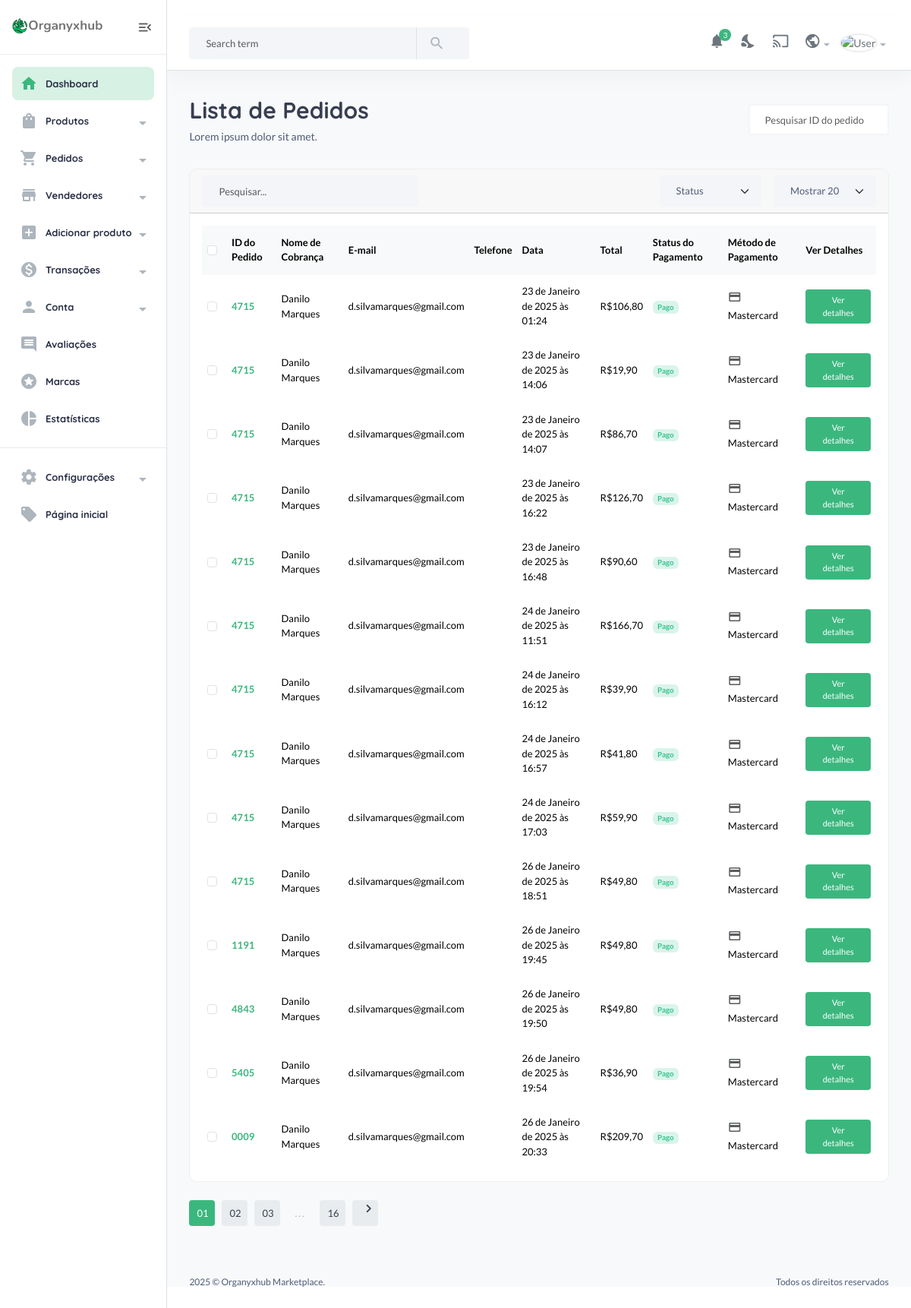
Before: /useradmin/pedidos/ with the older database file.
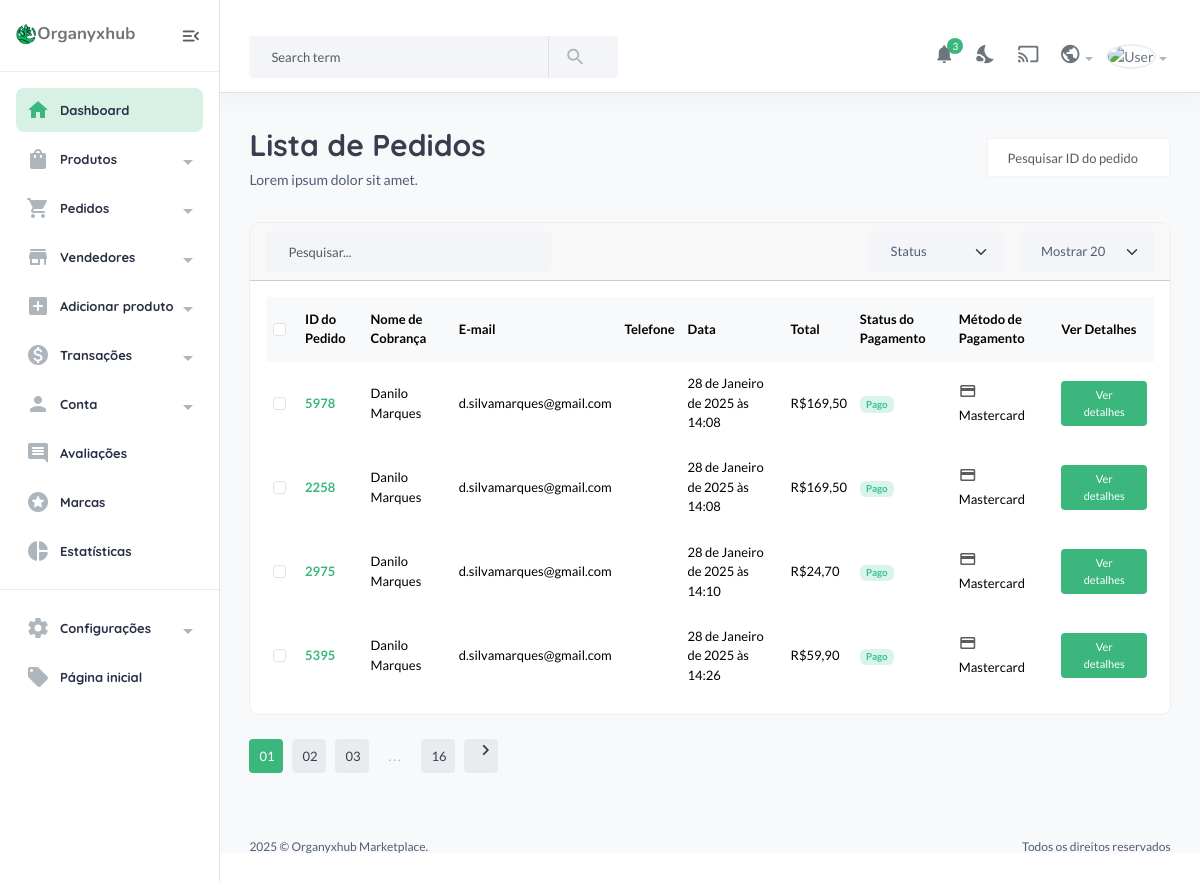
After: the same page with the newer database file.
### core/models.py (models this page shows, shortened)
class PedidoCarrinho(models.Model):
    user = models.ForeignKey(User, on_delete=models.CASCADE) # Chave estrangeira para o modelo User, definindo o usuário que fez o pedido. Se o usuário for excluído, o pedido também será excluído.
    nome = models.CharField(max_length=200, null=True, blank=True) # Nome do cliente, permite valores nulos e em branco.
    email = models.EmailField(max_length=200, null=True, blank=True) # Email do cliente, permite valores nulos e em branco.
    telefone = models.CharField(max_length=20, null=True, blank=True) # Número de telefone do cliente, permite valores nulos e em branco.
    endereco = models.CharField(max_length=200, null=True, blank=True) # Endereço do cliente, permite valores nulos e em branco.
    cidade = models.CharField(max_length=200, null=True, blank=True) # Cidade do cliente, permite valores nulos e em branco.
    estado = models.CharField(max_length=200, null=True, blank=True) # Estado do cliente, permite valores nulos e em branco.
    cep = models.CharField(max_length=9, null=True)
    status_pagamento = models.BooleanField(default=False) # Campo booleano indicando se o pagamento foi feito, padrão False.
    sku = ShortUUIDField(unique=False, length=4, max_length=10, prefix="sku", alphabet="1234567890") # Campo ShortUUID para SKU, não único.
    orderid = ShortUUIDField(unique=False, length=4, max_length=10, alphabet="1234567890") # Campo ShortUUID para ID do pedido, não único.
    preco = models.DecimalField(max_digits=10, decimal_places=2, default=1.99) # Preço total do pedido, padrão 1.99.
    desconto = models.DecimalField(max_digits=10, decimal_places=2, default=1.99) # Desconto aplicado ao pedido, padrão 1.99.
    data_pedido = models.DateTimeField(auto_now_add=True) # Registra automaticamente a data e hora do pedido.
    status_produto = models.CharField(choices=STATUS_CHOICES, max_length=30, default="processing") # Status do pedido, as opções são definidas em STATUS_CHOICES.
    coupons = models.ManyToManyField('Coupon', blank=True) # Relacionamento muitos-para-muitos com o modelo Coupon, permitindo múltiplos cupons por pedido.
    num_fatura = models.CharField(max_length=255, blank=True, null=True) # Número da fatura, permite valores nulos e em branco.
    payment_date = models.DateTimeField(null=True, blank=True) # Data e hora do pagamento, permite valores nulos e em branco.
    metodo_entrega = models.CharField(max_length=100, choices=[('delivery', 'Entrega'), ('pickup', 'Retirada')], default='delivery') # Método de entrega, as opções são 'delivery' ou 'pickup'.
    id_rastreamento = models.CharField(max_length=255, blank=True, null=True) # ID de rastreamento, permite valores nulos e em branco.
    impostos = models.DecimalField(max_digits=10, decimal_places=2, default=0.00) # Valor dos impostos, padrão 0.00.
    taxas = models.DecimalField(max_digits=10, decimal_places=2, default=0.00) # Valor das taxas, padrão 0.00.
    class Meta:
        verbose_name_plural = "Pedidos"

### userauths/models.py (models this page shows)
class User(AbstractUser):
    email = models.EmailField(unique=True)
    username = models.CharField(max_length=100)
    bio = models.CharField(max_length=100)
    primeiro_nome = models.CharField(max_length=255, blank=True)
    ultimo_nome = models.CharField(max_length=255, blank=True)
    USERNAME_FIELD = "email"
    REQUIRED_FIELDS = ['username']
    def __str__(self):
        return self.username

### useradmin/views.py (the view)
# urls.py: path("pedidos/", views.orders, name="orders"),
def orders(request):
    orders = PedidoCarrinho.objects.all()
    context = {
        "orders": orders,
    }
    return render(request, "useradmin/orders.html", context)

### core/context_processor.py (called while the page is built)
def default(request):
    categorias = Categoria.objects.all()
    vendedores = Vendedor.objects.all()
    min_max_preco = Produto.objects.aggregate(Min("preco"), Max("preco"))
    if request.user.is_authenticated:
        try:
            wishlist = Wishlist.objects.filter(user=request.user)
        except Wishlist.DoesNotExist:
            wishlist = 0
    else:
        wishlist = 0
    context = {
        'min_max_preco': min_max_preco,
        'categorias': categorias,
        'vendedores': vendedores,
        'wishlist': wishlist,
    }
    if request.user.is_authenticated:
        try:
            endereco = Endereco.objects.filter(user=request.user.id).first()
            context['endereco'] = endereco
        except Endereco.DoesNotExist:
            context['endereco'] = None
    return context

### templates/useradmin/orders.html (shortened to what the changed rows need)
{% extends 'useradmin/base.html' %} {% load static %} {% block content %}
<section class="content-main">
    <div class="content-header">
        <div>
            <h2 class="content-title card-title">Lista de Pedidos</h2>
        </div>
    </div>
    <div class="card mb-4">
        <div class="card-body">
            <div class="table-responsive">
                <table class="table align-middle table-nowrap mb-0">
                    <thead class="table-light">
                        <tr>
                            <th scope="col" class="text-center">
                                <div class="form-check align-middle">
                                    <input
                                        class="form-check-input"
                                        type="checkbox"
                                        id="transactionCheck01"
                                    />
                                </div>
                            </th>
                            <th class="align-middle" scope="col">
                                ID do Pedido
                            </th>
                            <th class="align-middle" scope="col">
                                Nome de Cobrança
                            </th>
                            <th class="align-middle" scope="col">E-mail</th>
                            <th class="align-middle" scope="col">Telefone</th>
                            <th class="align-middle" scope="col">Data</th>
                            <th class="align-middle" scope="col">Total</th>
                            <th class="align-middle" scope="col">
                                Status do Pagamento
                            </th>
                            <th class="align-middle" scope="col">
                                Método de Pagamento
                            </th>
                            <th class="align-middle" scope="col">
                                Ver Detalhes
                            </th>
                        </tr>
                    </thead>
                    <tbody>
                        {% for o in orders %}
                        <tr>
                            <td class="text-center">
                                <div class="form-check">
                                    <input
                                        class="form-check-input"
                                        type="checkbox"
                                        id="transactionCheck02"
                                    />
                                </div>
                            </td>
                            <td>
                                <a href="#" class="fw-bold"
                                    >{{ o.orderid.upper }}</a
                                >
                            </td>
                            <td>{{o.user}}</td>
                            <td>{{o.user.email}}</td>
                            <td>{{o.user.telefone}}</td>
                            <td>{{o.data_pedido}}</td>
                            <td>R${{o.preco}}</td>
                            <td>
                                {% if o.satus_pagamento == True %}
                                <span class="badge badge-pill badge-soft-danger"
                                    >Não Pago</span
                                >
                                {% else%}
                                <span
                                    class="badge badge-pill badge-soft-success"
                                    >Pago</span
                                >
                                {% endif%}
                            </td>
                            <td>
                                <i
                                    class="material-icons md-payment font-xxl text-muted mr-5"
                                ></i>
                                Mastercard
                            </td>
                            <td>
                                <a
                                    href="{% url 'useradmin:order-detail' o.orderid %}"
                                    class="btn btn-xs"
                                >
                                    Ver detalhes</a
                                >
                            </td>
                        </tr>
                        {% endfor %}
                    </tbody>
                </table>
            </div>
        </div>
    </div>
</section>
{% endblock content %}

Changed rows visible on the page:
removed PedidoCarrinho: orderid "4715", user "Danilo Marques", user.email "d.silvamarques@gmail.com", data_pedido "23 de Janeiro de 2025 às 16:48", preco "90,60"
removed PedidoCarrinho: orderid "4715", user "Danilo Marques", user.email "d.silvamarques@gmail.com", data_pedido "24 de Janeiro de 2025 às 11:51", preco "166,70"
removed PedidoCarrinho: orderid "4715", user "Danilo Marques", user.email "d.silvamarques@gmail.com", data_pedido "24 de Janeiro de 2025 às 16:12", preco "39,90"
removed PedidoCarrinho: orderid "4715", user "Danilo Marques", user.email "d.silvamarques@gmail.com", data_pedido "24 de Janeiro de 2025 às 16:57", preco "41,80"
removed PedidoCarrinho: orderid "4715", user "Danilo Marques", user.email "d.silvamarques@gmail.com", data_pedido "24 de Janeiro de 2025 às 17:03", preco "59,90"
removed PedidoCarrinho: orderid "4715", user "Danilo Marques", user.email "d.silvamarques@gmail.com", data_pedido "26 de Janeiro de 2025 às 18:51", preco "49,80"
removed PedidoCarrinho: orderid "1191", user "Danilo Marques", user.email "d.silvamarques@gmail.com", data_pedido "26 de Janeiro de 2025 às 19:45", preco "49,80"
removed PedidoCarrinho: orderid "4843", user "Danilo Marques", user.email "d.silvamarques@gmail.com", data_pedido "26 de Janeiro de 2025 às 19:50", preco "49,80"
removed PedidoCarrinho: orderid "5405", user "Danilo Marques", user.email "d.silvamarques@gmail.com", data_pedido "26 de Janeiro de 2025 às 19:54", preco "36,90"
removed PedidoCarrinho: orderid "0009", user "Danilo Marques", user.email "d.silvamarques@gmail.com", data_pedido "26 de Janeiro de 2025 às 20:33", preco "209,70"
changed PedidoCarrinho (number 1 of 4 on the later page): orderid "4715" → "5978"; data_pedido "23 de Janeiro de 2025 às 01:24" → "28 de Janeiro de 2025 às 14:08"; preco "106,80" → "169,50"
changed PedidoCarrinho (number 2 of 4 on the later page): orderid "4715" → "2258"; data_pedido "23 de Janeiro de 2025 às 14:06" → "28 de Janeiro de 2025 às 14:08"; preco "19,90" → "169,50"
changed PedidoCarrinho: orderid "4715" → "2975"; data_pedido "23 de Janeiro de 2025 às 14:07" → "28 de Janeiro de 2025 às 14:10"; preco "86,70" → "24,70"
changed PedidoCarrinho: orderid "4715" → "5395"; data_pedido "23 de Janeiro de 2025 às 16:22" → "28 de Janeiro de 2025 às 14:26"; preco "126,70" → "59,90"
